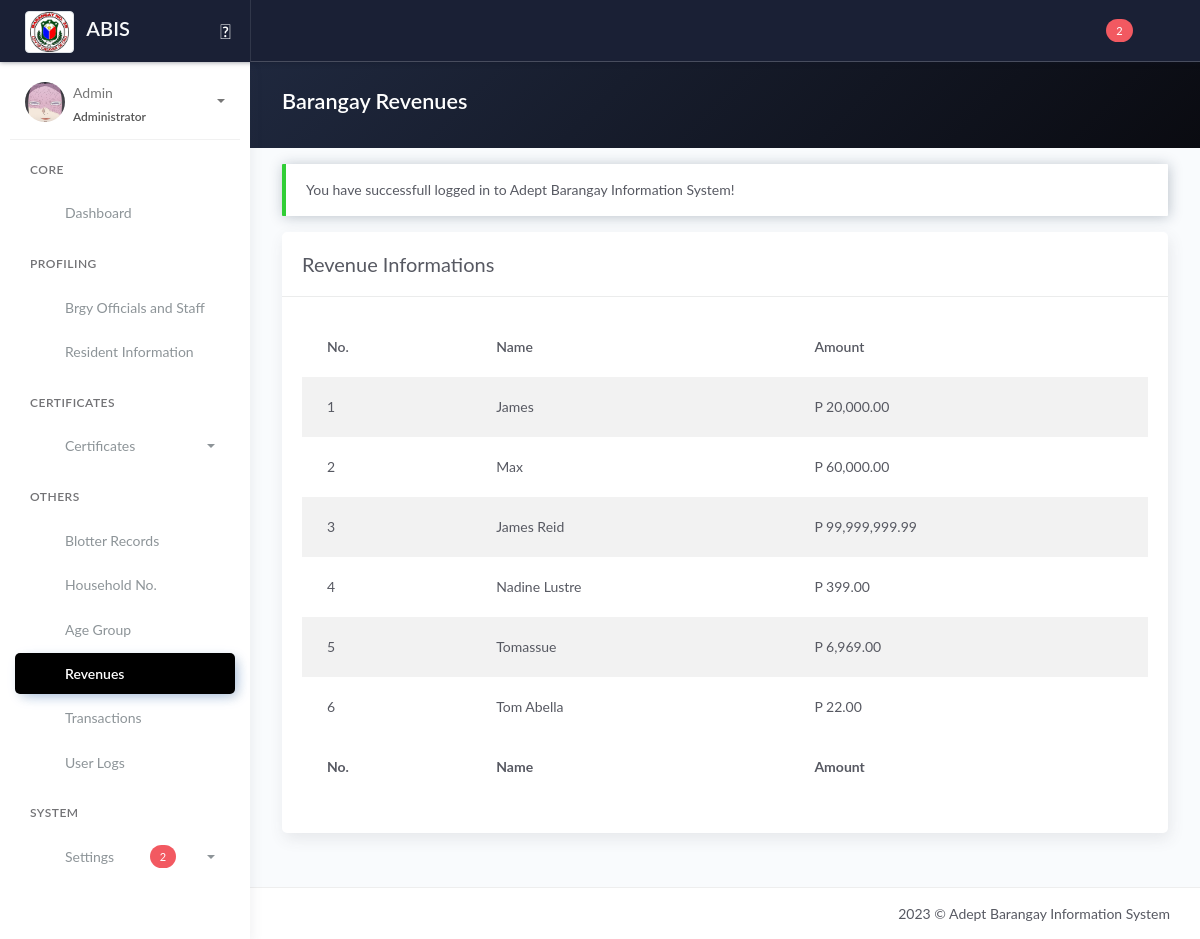
Before: /revenue.php (signed in) with the older database file.
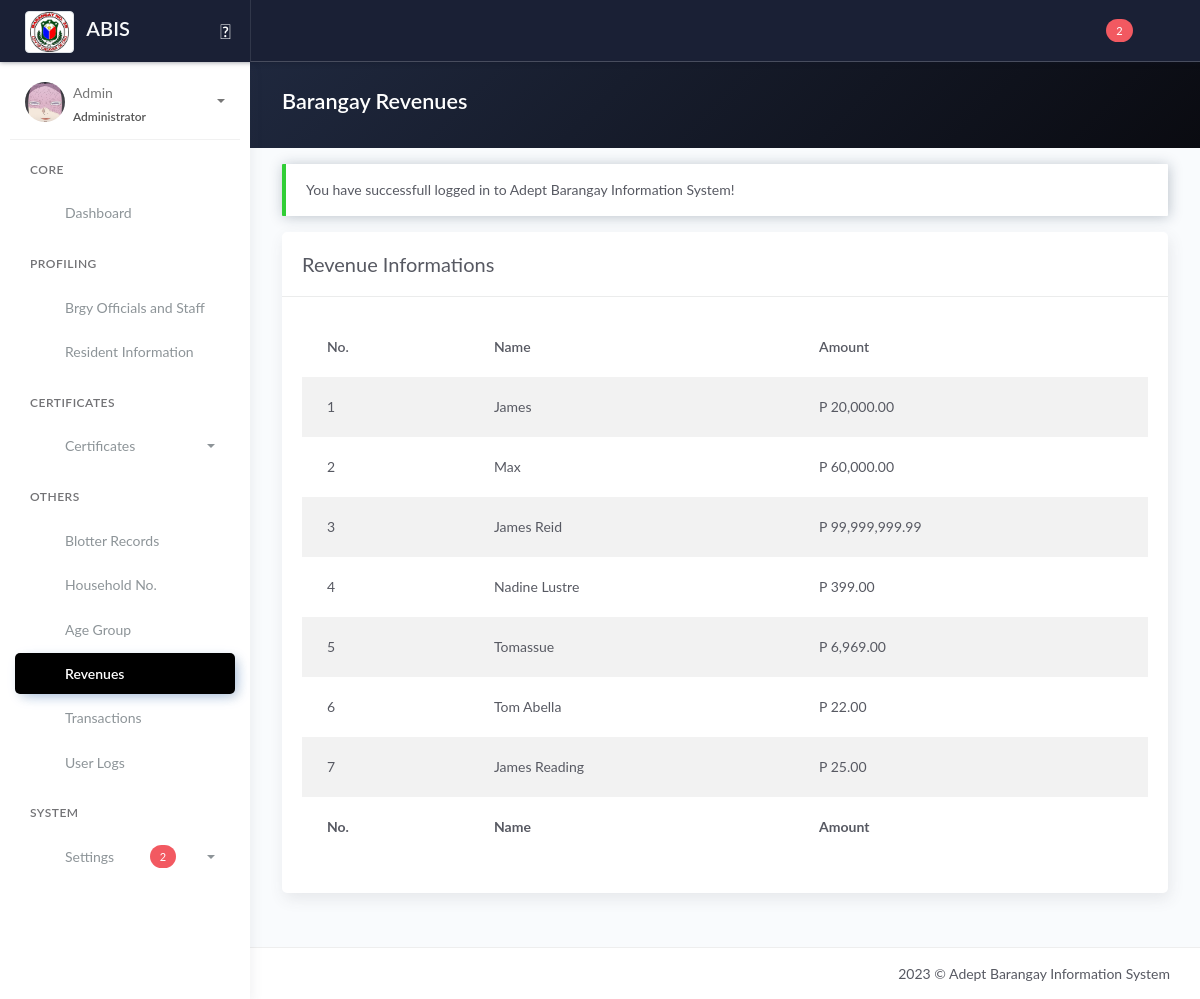
After: the same page with the newer database file.
### tables this page shows
CREATE TABLE `tbl_transactions` (
  `id_payments` int(11) NOT NULL,
  `id_user` int(11) NOT NULL,
  `transact_no` text NOT NULL,
  `date_transact` timestamp NOT NULL DEFAULT current_timestamp(),
  `details_transact` varchar(250) NOT NULL,
  `recipient_name` varchar(255) NOT NULL
);

CREATE TABLE `tblpayments` (
  `id_payments` int(11) NOT NULL,
  `amounts` decimal(10,2) DEFAULT NULL
);

### revenue.php (the view, shortened to what this page needs)
<?php include 'server/server.php' ?>
<?php
$sql = "SELECT * FROM tblpayments JOIN tbl_transactions ON tbl_transactions.id_payments=tblpayments.id_payments";
$result = $conn->query($sql);
$revenue = array();
while ($row = $result->fetch_assoc()) {
	$revenue[] = $row;
}
?>
<!DOCTYPE html>
<html lang="en">
<head>
	<?php include 'templates/header.php' ?>
	<link rel="stylesheet" href="assets/js/plugin/dataTables.dateTime.min.css">
	<link rel="stylesheet" href="assets/js/plugin/datatables/Buttons-1.6.1/css/buttons.dataTables.min.css">
</head>
<body>
	<div class="wrapper">
		<?php include 'templates/main-header.php' ?>
		<?php include 'templates/sidebar.php' ?>
		<div class="main-panel">
			<div class="content">
				<div class="panel-header bg-dark-gradient">
					<div class="page-inner">
						<div class="d-flex align-items-left align-items-md-center flex-column flex-md-row">
							<div>
								<h2 class="text-white fw-bold">Barangay Revenues</h2>
							</div>
						</div>
					</div>
				</div>
				<div class="page-inner">
					<div class="row mt--2">
						<div class="col-md-12">
							<?php if (isset($_SESSION['message'])) : ?>
								<div class="alert alert-<?php echo $_SESSION['success']; ?> <?= $_SESSION['success'] == 'danger' ? 'bg-danger text-light' : null ?>" role="alert">
									<?php echo $_SESSION['message']; ?>
								</div>
							<?php endif ?>
							<div class="card">
								<div class="card-header">
									<div class="card-head-row">
										<div class="card-title">Revenue Informations</div>
									</div>
								</div>
								<div class="card-body">
									<div class="table-responsive">
										<table id="revenuetable" class="display table table-striped">
											<thead>
												<tr>
													<th scope="col">No.</th>
													<th scope="col">Name</th>
													<th scope="col">Amount</th>
												</tr>
											</thead>
											<tbody>
												<?php if (!empty($revenue)) : ?>
													<?php $no = 1;
													foreach ($revenue as $row) : ?>
														<tr>
															<td><?= $no ?></td>
															<td><?= $row['recipient_name'] ?></td>
															<td>P <?= number_format($row['amounts'], 2) ?></td>
														</tr>
													<?php $no++;
													endforeach ?>
												<?php endif ?>
											</tbody>
											<tfoot>
												<tr>
													<th scope="col">No.</th>
													<th scope="col">Name</th>
													<th scope="col">Amount</th>
												</tr>
											</tfoot>
										</table>
									</div>
								</div>
							</div>
						</div>
					</div>
				</div>
			</div>
			<?php include 'templates/main-footer.php' ?>
		</div>
	</div>
	<?php include 'templates/footer.php' ?>
</body>
</html>

Changed rows visible on the page:
added tbl_transactions: recipient_name "James Reading", id_payments.amounts "25.00"
